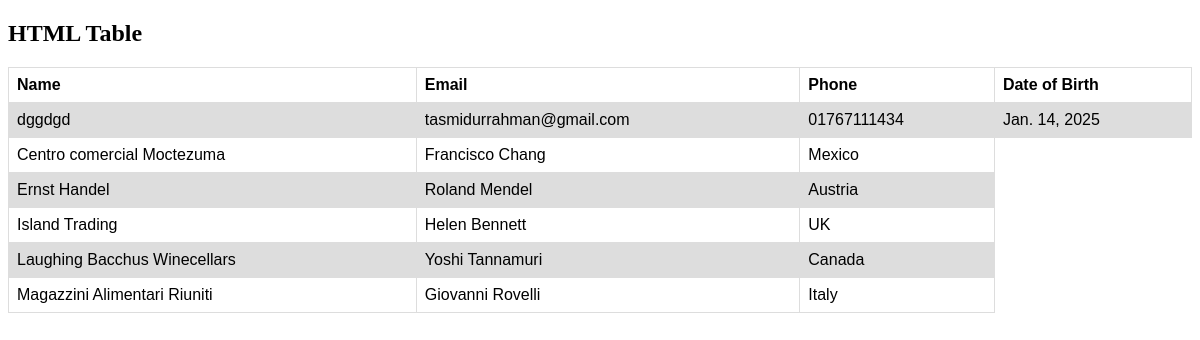
Before: / with the older database file.
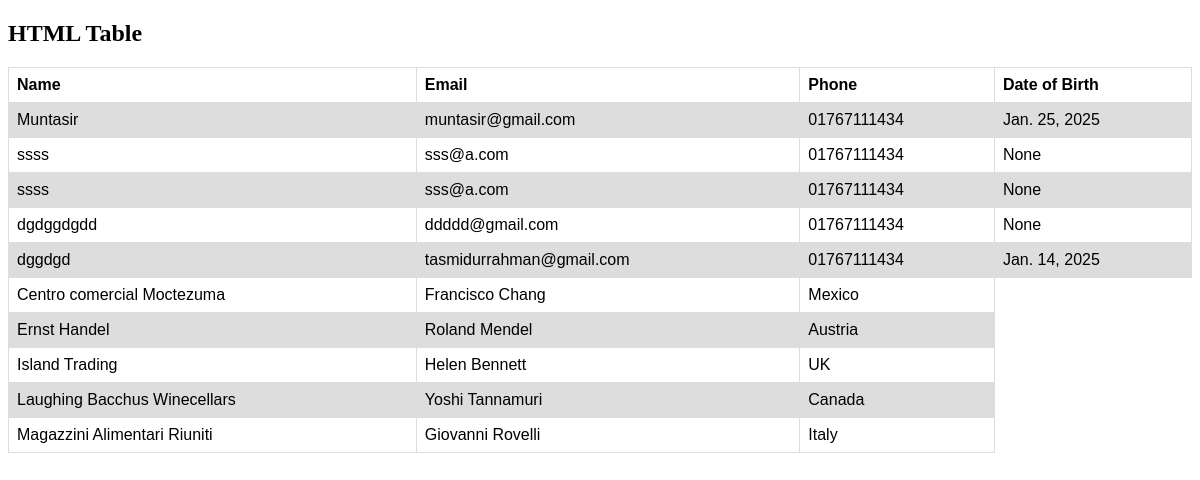
After: the same page with the newer database file.
### friends/models.py (models this page shows, shortened)
class Friends(models.Model):
    GENDER={
        ('Male','Male'),
        ('Female','Female'),
        ('Others','Others')
    }
    name = models.CharField(max_length=100)
    email = models.EmailField(max_length=100)
    phone = models.CharField(max_length=20)
    address = models.CharField(max_length=200)
    gender= models.CharField(max_length=6,choices=GENDER)
    age=models.DecimalField(max_digits=3,decimal_places=2)
    dob = models.DateField(blank=True, null=True)  # New due_date field
    created_at=models.DateTimeField(auto_now_add=True)
    updated_at=models.DateTimeField(auto_now=True)
    avater= models.FileField(upload_to='attachments/', blank=True, null=True)

### friends/views.py (the view)
# urls.py: path('',views.home)
def home(request):
    friends = Friends.objects.all().order_by("-created_at")  # Corrected this line
    context = {
        'friends': friends
    }
    return render(request, 'home.html', context)

### friends/templates/home.html (shortened to what this page needs)
<!DOCTYPE html>
<html>
<head>
</head>
<body>
<h2>HTML Table</h2>
<table>
  <tr>
    <th>Name</th>
    <th>Email</th>
    <th>Phone</th>
    <th>Date of Birth</th>
  </tr>
   {% for friend in friends %}
  <tr>
    <td>{{friend.name}}</td>
    <td>{{friend.email}}</td>
    <td>{{friend.phone}}</td>
    <td>{{friend.dob}}</td>
  </tr>
  {% endfor %}
  <tr>
    <td>Centro comercial Moctezuma</td>
    <td>Francisco Chang</td>
    <td>Mexico</td>
  </tr>
  <tr>
    <td>Ernst Handel</td>
    <td>Roland Mendel</td>
    <td>Austria</td>
  </tr>
  <tr>
    <td>Island Trading</td>
    <td>Helen Bennett</td>
    <td>UK</td>
  </tr>
  <tr>
    <td>Laughing Bacchus Winecellars</td>
    <td>Yoshi Tannamuri</td>
    <td>Canada</td>
  </tr>
  <tr>
    <td>Magazzini Alimentari Riuniti</td>
    <td>Giovanni Rovelli</td>
    <td>Italy</td>
  </tr>
</table>
</body>
</html>

### friends/templates/home.html (style rules this page uses)
table { font-family: arial, sans-serif; border-collapse: collapse; width: 100%; }
td, th { border: 1px solid #dddddd; text-align: left; padding: 8px; }
tr:nth-child(even) { background-color: #dddddd; }

Changed rows visible on the page:
added Friends: name "Muntasir", email "muntasir@gmail.com", phone "01767111434", dob "Jan. 25, 2025"
added Friends: name "ssss", email "sss@a.com", phone "01767111434", dob "None"
added Friends: name "ssss", email "sss@a.com", phone "01767111434", dob "None"
added Friends: name "dgdggdgdd", email "ddddd@gmail.com", phone "01767111434", dob "None"
